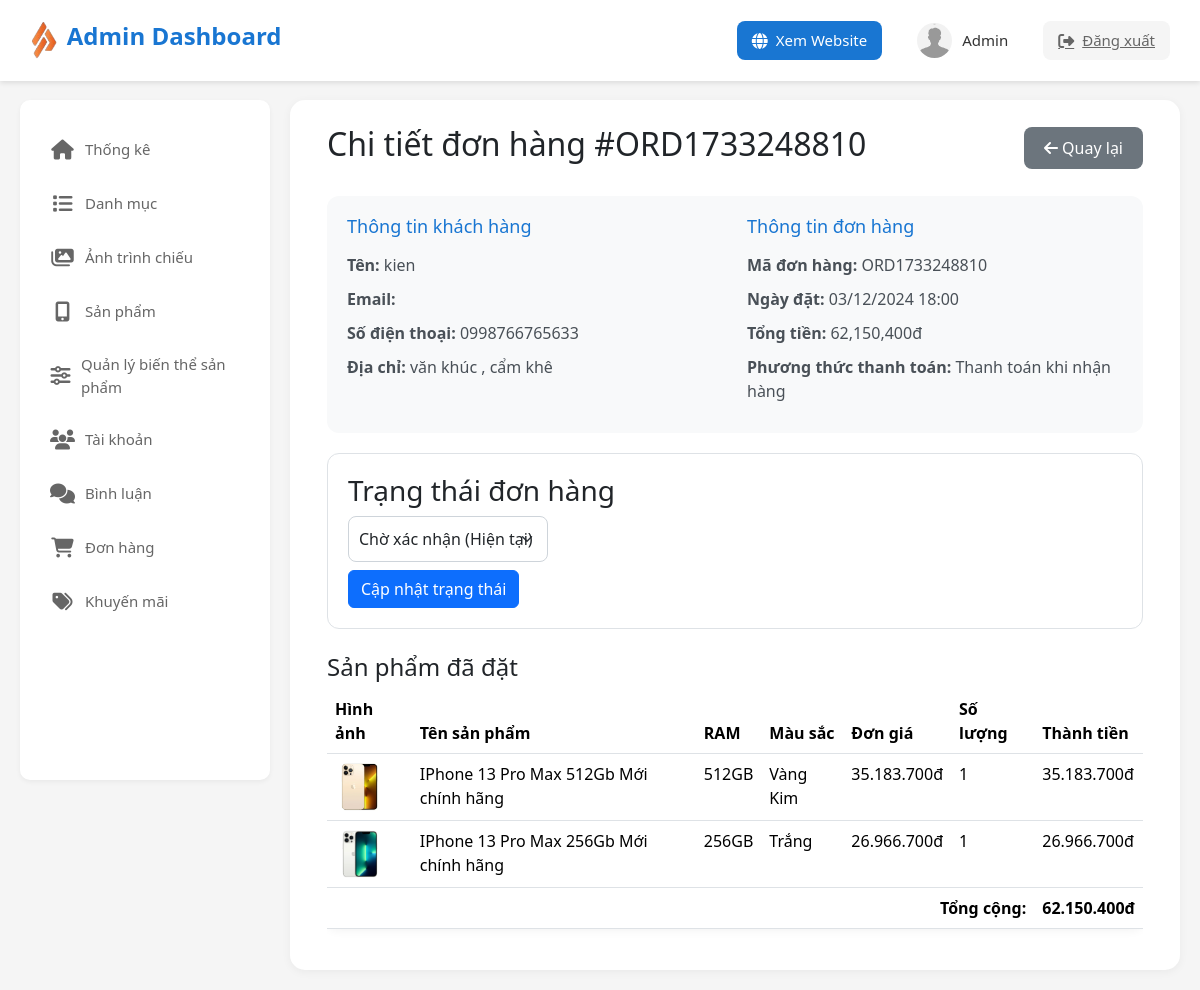
Screenshot of /admin/index.php?action=orderDetail&id=198 (signed in) with the database file from the repository.
### tables this page shows
CREATE TABLE `orders` (
  `order_id` int(11) NOT NULL,
  `order_code` varchar(50) NOT NULL,
  `user_id` int(11) NOT NULL,
  `receiver_name` varchar(255) DEFAULT NULL,
  `total_amount` decimal(10,2) NOT NULL,
  `shipping_address` text NOT NULL,
  `shipping_phone` varchar(20) NOT NULL,
  `shipping_email` varchar(255) DEFAULT NULL,
  `bank_code` varchar(50) DEFAULT NULL,
  `status` enum('pending','confirmed','processing','shipping','delivered','cancelled','returned','refunded','failed','awaiting_payment','return_requested','cancel_requested') NOT NULL DEFAULT 'pending',
  `payment_method` varchar(50) NOT NULL DEFAULT 'cod',
  `payment_status` varchar(50) NOT NULL DEFAULT 'unpaid',
  `created_at` timestamp NOT NULL DEFAULT current_timestamp(),
  `updated_at` timestamp NOT NULL DEFAULT current_timestamp() ON UPDATE current_timestamp(),
  `return_reason` text DEFAULT NULL,
  `return_request_reason` text DEFAULT NULL,
  `cancel_reason` text DEFAULT NULL,
  `previous_status` varchar(50) DEFAULT NULL
);

CREATE TABLE `users` (
  `user_id` int(11) NOT NULL,
  `username` varchar(50) NOT NULL,
  `password` varchar(255) NOT NULL,
  `email` varchar(100) NOT NULL,
  `fullname` varchar(100) DEFAULT NULL,
  `phone` varchar(20) DEFAULT NULL,
  `address` text DEFAULT NULL,
  `avatar` varchar(255) DEFAULT NULL,
  `role_id` int(11) DEFAULT NULL,
  `status` tinyint(4) DEFAULT 1,
  `created_at` timestamp NOT NULL DEFAULT current_timestamp(),
  `birthday` date DEFAULT NULL,
  `gender` tinyint(1) DEFAULT NULL COMMENT '0: Nữ, 1: Nam'
);

CREATE TABLE `order_details` (
  `detail_id` int(11) NOT NULL,
  `order_id` int(11) DEFAULT NULL,
  `product_id` int(11) DEFAULT NULL,
  `quantity` int(11) DEFAULT NULL,
  `price` decimal(10,2) DEFAULT NULL
);

CREATE TABLE `products` (
  `pro_id` int(11) NOT NULL,
  `pro_name` varchar(50) NOT NULL,
  `price` int(11) NOT NULL,
  `quantity` int(11) DEFAULT 0,
  `img` varchar(255) NOT NULL,
  `import_date` date DEFAULT NULL,
  `description` text DEFAULT NULL,
  `pro_view` int(11) DEFAULT 0,
  `pro_status` tinyint(1) DEFAULT 1,
  `cate_id` int(11) NOT NULL,
  `storage_id` int(11) DEFAULT NULL,
  `color_id` int(11) DEFAULT NULL
);

CREATE TABLE `product_storage` (
  `storage_id` int(11) NOT NULL,
  `storage_type` varchar(50) NOT NULL,
  `storage_price` decimal(10,2) DEFAULT 0.00,
  `created_at` timestamp NOT NULL DEFAULT current_timestamp()
);

CREATE TABLE `product_color` (
  `color_id` int(11) NOT NULL,
  `color_type` varchar(50) NOT NULL,
  `color_price` decimal(10,2) DEFAULT 0.00,
  `created_at` timestamp NOT NULL DEFAULT current_timestamp()
);

### admin/models/orderModel.php (called while the page is built, shortened)
<?php
class OrderModel
{
    private $db;
    public function __construct()
    {
        global $MainModel;
        $this->db = $MainModel->SUNNY;
    }
    public function getOrderById($orderId)
    {
        try {
            $sql = "SELECT orders.*, users.username, users.email, users.phone,
                    orders.cancel_reason, orders.status
                    FROM orders
                    LEFT JOIN users ON orders.user_id = users.user_id
                    WHERE orders.order_id = ?";
            $stmt = $this->db->prepare($sql);
            $stmt->execute([$orderId]);
            return $stmt->fetch(PDO::FETCH_ASSOC);
        } catch (PDOException $e) {
            error_log("Error getting order by ID: " . $e->getMessage());
            return false;
        }
    }
    public function getOrderDetails($order_id)
    {
        try {
            $sql = "SELECT od.*, p.pro_name, p.img, pr.storage_type, pc.color_type
                    FROM order_details od
                    LEFT JOIN products p ON od.product_id = p.pro_id
                    LEFT JOIN product_storage pr ON p.storage_id = pr.storage_id
                    LEFT JOIN product_color pc ON p.color_id = pc.color_id
                    WHERE od.order_id = :order_id";
            $stmt = $this->db->prepare($sql);
            $stmt->execute([':order_id' => $order_id]);
            $result = $stmt->fetchAll(PDO::FETCH_ASSOC);
            return $result;
        } catch (PDOException $e) {
            error_log("Error getting order details: " . $e->getMessage());
            return false;
        }
    }
}

### admin/commons/function.php (called while the page is built, shortened)
<?php
class MainModel {
    public function __construct() {
        $this->SUNNY = $this->connect_db();
    }
    public function connect_db() {
        try {
            $dsn = "mysql:host=" . DB_HOST . ";dbname=" . DB_NAME;
            $SUNNY = new PDO($dsn, DB_USER, DB_PASS, PDO_OPTIONS);
            return $SUNNY;
        } catch (PDOException $e) {
            error_log("Database Connection Error: " . $e->getMessage());
            throw new Exception("Không thể kết nối đến database");
        }
    }
}
try {
    $MainModel = new MainModel();
} catch (Exception $e) {
    error_log("MainModel initialization error: " . $e->getMessage());
    die("Không thể khởi tạo kết nối database");
}

### client/commons/orderHelper.php (called while the page is built, shortened)
<?php
class OrderHelper
{
    public static function getOrderStatus($status)
    {
        $statusMap = [
            'pending' => 'Chờ xác nhận',
            'confirmed' => 'Đã xác nhận',
            'processing' => 'Đang chuẩn bị hàng',
            'shipping' => 'Đang giao hàng',
            'delivered' => 'Đã giao thành công',
            'cancelled' => 'Đã hủy',
            'cancel_requested' => 'Yêu cầu hủy',
            'return_requested' => 'Yêu cầu trả hàng',
            'returned' => 'Đã trả hàng',
            'return_failed' => 'Từ chối trả hàng'
        ];
        return isset($statusMap[$status]) ? $statusMap[$status] : 'Không xác định';
    }
}

### admin/views/order/order-detail.php (the view, shortened to what this page needs)
<!DOCTYPE html>
<html lang="vi">
<head>
    <link href="https://cdn.jsdelivr.net/npm/bootstrap@5.3.3/dist/css/bootstrap.min.css" rel="stylesheet">
    <link rel="stylesheet" href="https://cdnjs.cloudflare.com/ajax/libs/font-awesome/6.5.1/css/all.min.css">
</head>
<body>
    <?php include "./views/layout/header.php"; ?>
    <div class="main">
        <div class="sidebar">
            <?php include "./views/layout/sidebar.php"; ?>
        </div>
        <main>
            <div class="container-fluid">
                <div class="page-header">
                    <h2>Chi tiết đơn hàng #<?= $order['order_code'] ?></h2>
                    <div>
                        <a href="?action=order" class="btn-back">
                            <i class="fas fa-arrow-left"></i> Quay lại
                        </a>
                    </div>
                </div>
                <div class="order-info">
                    <div class="row">
                        <div class="col-md-6">
                            <h4>Thông tin khách hàng</h4>
                            <p><strong>Tên:</strong> <?= $order['username'] ?></p>
                            <p><strong>Email:</strong> <?= $order['shipping_email'] ?></p>
                            <p><strong>Số điện thoại:</strong> <?= $order['shipping_phone'] ?></p>
                            <p><strong>Địa chỉ:</strong> <?= $order['shipping_address'] ?></p>
                        </div>
                        <div class="col-md-6">
                            <h4>Thông tin đơn hàng</h4>
                            <p><strong>Mã đơn hàng:</strong> <?= $order['order_code'] ?></p>
                            <p><strong>Ngày đặt:</strong> <?= date('d/m/Y H:i', strtotime($order['created_at'])) ?></p>
                            <p><strong>Tổng tiền:</strong> <?= number_format($order['total_amount']) ?>đ</p>
                            <p><strong>Phương thức thanh toán:</strong>
                                <?= $order['payment_method'] == 1 ? 'Thanh toán khi nhận hàng' : 'Thanh toán khi nhận hàng' ?>
                            </p>
                        </div>
                    </div>
                </div>
                <div class="order-status mb-4">
                    <h3>Trạng thái đơn hàng</h3>
                    <select id="orderStatus" class="form-select">
                        <?php
                        echo "<option value='{$order['status']}' selected>" .
                            OrderHelper::getOrderStatus($order['status']) .
                            " (Hiện tại)</option>";
                        ?>
                    </select>
                    <button onclick="updateStatus()" class="btn btn-primary mt-2">Cập nhật trạng thái</button>
                </div>
                <div class="order-products mt-4">
                    <h4>Sản phẩm đã đặt</h4>
                    <div class="table-responsive">
                        <table class="table">
                            <thead>
                                <tr>
                                    <th>Hình ảnh</th>
                                    <th>Tên sản phẩm</th>
                                    <th>RAM</th>
                                    <th>Màu sắc</th>
                                    <th>Đơn giá</th>
                                    <th>Số lượng</th>
                                    <th>Thành tiền</th>
                                </tr>
                            </thead>
                            <tbody>
                                <?php if ($orderDetails): ?>
                                <?php foreach ($orderDetails as $item): ?>
                                <tr>
                                    <td>
                                        <img src="../Uploads/Product/<?= $item['img'] ?>" alt="<?= $item['pro_name'] ?>"
                                            class="product-thumbnail">
                                    </td>
                                    <td><?= $item['pro_name'] ?></td>
                                    <td><?= $item['storage_type'] ?></td>
                                    <td><?= $item['color_type'] ?></td>
                                    <td><?= number_format($item['price'], 0, ',', '.') ?>đ</td>
                                    <td><?= $item['quantity'] ?></td>
                                    <td><?= number_format($item['price'] * $item['quantity'], 0, ',', '.') ?>đ</td>
                                </tr>
                                <?php endforeach; ?>
                                <?php else: ?>
                                <tr>
                                    <td colspan="7" class="text-center">Không có sản phẩm nào</td>
                                </tr>
                                <?php endif; ?>
                                <tr>
                                    <td colspan="6" class="text-end"><strong>Tổng cộng:</strong></td>
                                    <td><strong><?= number_format($order['total_amount'], 0, ',', '.') ?>đ</strong></td>
                                </tr>
                            </tbody>
                        </table>
                    </div>
                </div>
            </div>
        </main>
    </div>
</body>
</html>

### admin/views/order/order-detail.php (style rules this page uses)
* { margin: 0; padding: 0; box-sizing: border-box; }
body { background: #f5f5f5; font-family: 'Segoe UI', Tahoma, Geneva, Verdana, sans-serif; padding-top: 80px; }
.main { display: flex; max-width: 100%; margin: 0 auto; padding: 20px; }
.main main { width: calc(100% - 270px); margin-left: 270px; background: white; border-radius: 15px; padding: 25px; box-shadow: 0 2px 10px rgba(0, 0, 0, 0.05); }
.page-header { display: flex; justify-content: space-between; align-items: center; margin-bottom: 25px; }
.btn-back { background: #6c757d; color: white; padding: 10px 20px; border-radius: 8px; text-decoration: none; transition: all 0.3s; }
.order-info { background: #f8f9fa; border-radius: 12px; padding: 20px; margin-bottom: 20px; }
.order-info h4 { color: #1976D2; margin-bottom: 15px; font-size: 18px; }
.order-info p { margin-bottom: 10px; color: #495057; }
.order-status { background: white; border: 1px solid #dee2e6; border-radius: 12px; padding: 20px; margin-top: 20px; }
.form-select { max-width: 200px; padding: 10px; border-radius: 8px; border: 1px solid #ced4da; }
.product-thumbnail { width: 50px; height: 50px; object-fit: cover; border-radius: 5px; }
.table { background: white; border-radius: 10px; box-shadow: 0 2px 10px rgba(0, 0, 0, 0.05); }

### admin/views/layout/sidebar.php (style rules this page uses)
* { padding: 0; margin: 0; box-sizing: border-box; font-family: 'Segoe UI', Tahoma, Geneva, Verdana, sans-serif; }

### rows the page displays
orders: order_code "ORD1733248810", user.username "kien", shipping_phone "0998766765633", shipping_address "văn khúc , cẩm khê", created_at "03/12/2024 18:00", total_amount "62,150,400", status "Chờ xác nhận (Hiện tại)", total_amount "62.150.400"
order_details: product.img (picture), product.pro_name "IPhone 13 Pro Max 512Gb Mới chính hãng", product_storage.storage_type "512GB", product_color.color_type "Vàng Kim", price "35.183.700", quantity "1", $item['price'] * $item['quantity'] "35.183.700"
order_details: product.img (picture), product.pro_name "IPhone 13 Pro Max 256Gb Mới chính hãng", product_storage.storage_type "256GB", product_color.color_type "Trắng", price "26.966.700", quantity "1", $item['price'] * $item['quantity'] "26.966.700"
